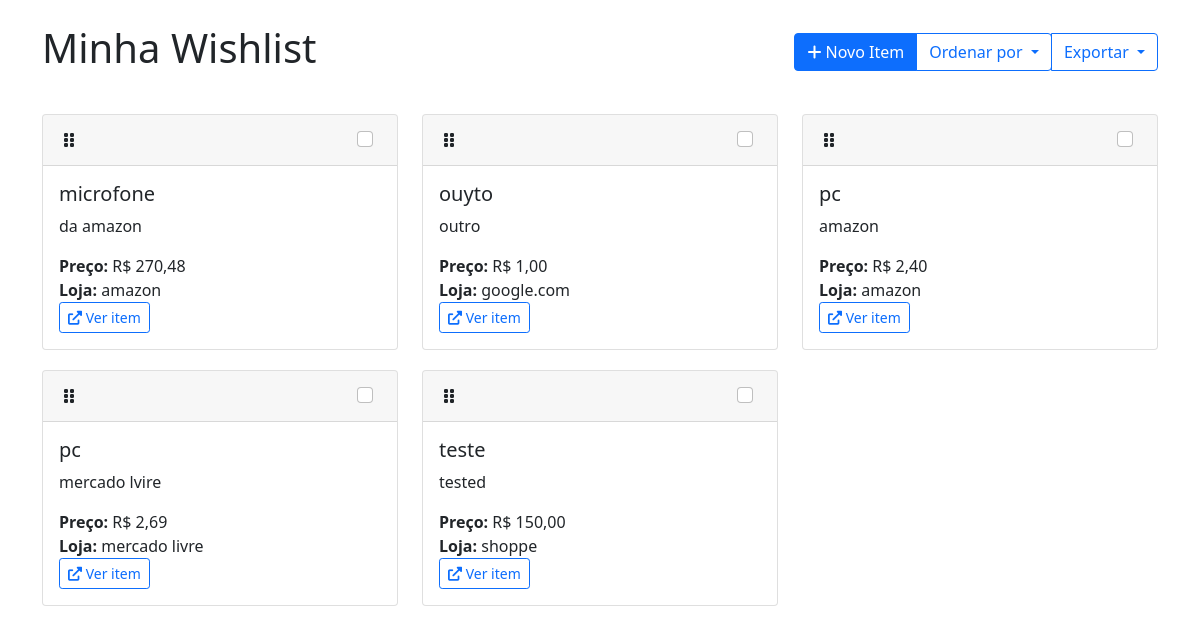
/?order_by=nome, run on the app's committed database.
### apps/wishlist/models.py (models this page shows, shortened)
class WishlistItem(models.Model):
    nome = models.CharField(max_length=200)
    descricao = models.TextField(blank=True)
    preco = models.DecimalField(max_digits=10, decimal_places=2)
    link = models.URLField()
    loja = models.CharField(max_length=100, blank=True)
    status = models.CharField(
        max_length=20,
        choices=[
            ('pendente', 'Pendente'),
            ('em_analise', 'Em Análise'),
            ('comprado', 'Comprado')
        ],
        default='pendente'
    )
    data_adicao = models.DateTimeField(auto_now_add=True)
    ordem_personalizada = models.IntegerField(default=0)
    class Meta:
        ordering = ['ordem_personalizada', 'nome']

### apps/wishlist/views.py (the view)
# urls.py: path('', views.index, name='index'),
def index(request):
    order_by = request.GET.get('order_by', 'ordem_personalizada')
    items = WishlistItem.objects.all().order_by(order_by)
    return render(request, 'wishlist/index.html', {'items': items})

### templates/wishlist/index.html (shortened to what this page needs)
<!DOCTYPE html>
<html lang="pt-br">
<head>
    <link href="https://cdn.jsdelivr.net/npm/bootstrap@5.1.3/dist/css/bootstrap.min.css" rel="stylesheet">
    <link rel="stylesheet" href="https://cdnjs.cloudflare.com/ajax/libs/font-awesome/6.0.0/css/all.min.css">
</head>
<body>
    <div class="container mt-4">
        <div class="d-flex justify-content-between align-items-center mb-4">
            <h1>Minha Wishlist</h1>
            <div class="btn-group">
                <button class="btn btn-primary" data-bs-toggle="modal" data-bs-target="#addItemModal">
                    <i class="fas fa-plus"></i> Novo Item
                </button>
                <button class="btn btn-outline-primary dropdown-toggle" data-bs-toggle="dropdown">
                    Ordenar por
                </button>
                <button class="btn btn-outline-primary dropdown-toggle" data-bs-toggle="dropdown">
                    Exportar
                </button>
            </div>
        </div>
        <div id="wishlist-items" class="row">
            {% for item in items %}
            <div class="col-md-6 col-lg-4 item-card" data-id="{{ item.id }}">
                <div class="card">
                    <div class="card-header d-flex justify-content-between align-items-center">
                        <span class="drag-handle"><i class="fas fa-grip-vertical"></i></span>
                        <div class="form-check">
                            <input type="checkbox" class="form-check-input" {% if item.status == 'comprado' %}checked{% endif %}
                                onchange="updateStatus({{ item.id }}, this.checked)">
                        </div>
                    </div>
                    <div class="card-body">
                        <h5 class="card-title">{{ item.nome }}</h5>
                        <p class="card-text">{{ item.descricao }}</p>
                        <p class="card-text">
                            <strong>Preço:</strong> R$ {{ item.preco }}<br>
                            <strong>Loja:</strong> {{ item.loja }}<br>
                            <a href="{{ item.link }}" target="_blank" class="btn btn-sm btn-outline-primary">
                                <i class="fas fa-external-link-alt"></i> Ver item
                            </a>
                        </p>
                    </div>
                </div>
            </div>
            {% endfor %}
        </div>
    </div>
</body>
</html>

### templates/wishlist/index.html (style rules this page uses)
.item-card { margin: 10px 0; }
.drag-handle { cursor: move; padding: 5px; }

### data on the page
WishlistItem: nome "microfone", descricao "da amazon", preco "270,48", loja "amazon"
WishlistItem: nome "ouyto", descricao "outro", preco "1,00", loja "google.com"
WishlistItem: nome "pc", descricao "amazon", preco "2,40", loja "amazon"
WishlistItem: nome "pc", descricao "mercado lvire", preco "2,69", loja "mercado livre"
WishlistItem: nome "teste", descricao "tested", preco "150,00", loja "shoppe"
